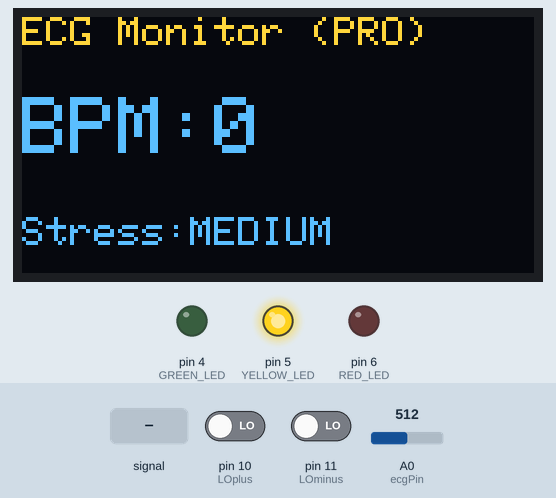
The sketch below on a simulated Arduino Uno, built with avr-gcc and run on an emulated ATmega328P. Shown: 128×64 one-colour display, output pins drawn as LEDs (lit = HIGH). The test bench sets the inputs (shaded band); at power-on: pin 10 (LOplus) LOW, pin 11 (LOminus) LOW, A0 (ecgPin) = 512. The OLED is the two-colour kind (top 16 rows yellow); the modem accepts every AT command (registered, SIM ready, sends succeed) and sends nothing else; what the sketch prints to the serial monitor is not drawn.

Above: at 1.2 s.
1.3 s: A0 (ecgPin) fed a 200 Hz sine of ±81 counts around its level
At 1.94 s:
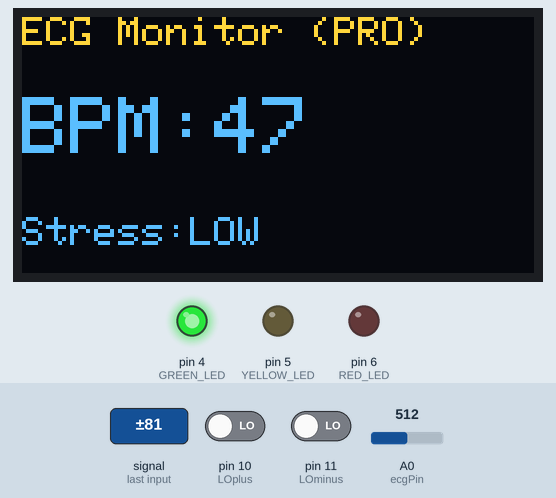
At 2.8 s:
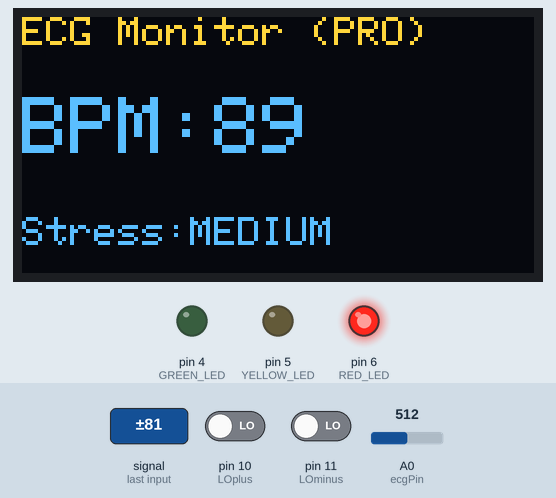
Timing chart, 0 to 4.3 s (numbered marks = the images above; inputs shaded):
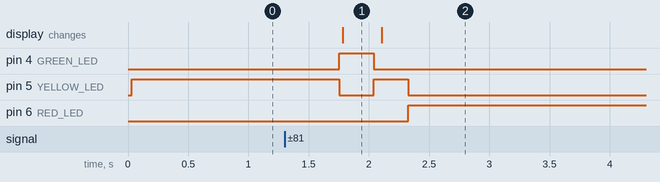

Measured:
- after the input at 1.3 s, pin 4 (GREEN_LED): LOW → HIGH after 0.45 s, → LOW 0.29 s later; pin 5 (YELLOW_LED): HIGH → LOW after 0.45 s, → HIGH 0.29 s later, → LOW 0.29 s later; pin 6 (RED_LED): LOW → HIGH after 1.0 s; the display: changes after 0.48 s (image 1)

The sketch:

ecg.ino
```cpp
#include <Wire.h>
#include <Adafruit_GFX.h>
#include <Adafruit_SSD1306.h>
#include <SoftwareSerial.h>

#define SCREEN_WIDTH 128
#define SCREEN_HEIGHT 64
Adafruit_SSD1306 display(SCREEN_WIDTH, SCREEN_HEIGHT, &Wire, -1);

// ECG pins
int ecgPin = A0;
int LOplus = 10;
int LOminus = 11;

// LEDs
#define GREEN_LED 4
#define YELLOW_LED 5
#define RED_LED 6

// GSM
SoftwareSerial gsmSerial(8, 7);

// ECG processing
int rawValue = 0;
int filteredValue = 0;
int threshold = 520;

unsigned long lastBeat = 0;
int bpm = 0;

// BPM averaging
#define BPM_SAMPLES 5
int bpmBuffer[BPM_SAMPLES];
int indexBPM = 0;

// Peak detection
bool peakDetected = false;
unsigned long debounceTime = 250;

String lastStress = "";

// ---------- GSM ----------
void sendSMS(String msg) {
  gsmSerial.println("AT+CMGF=1");
  delay(1000);
  gsmSerial.println("AT+CMGS=\"+917708459352\"");
  delay(1000);
  gsmSerial.print(msg);
  delay(500);
  gsmSerial.write(26);
  delay(5000);
}

// ---------- SETUP ----------
void setup() {
  Serial.begin(9600);
  gsmSerial.begin(9600);

  pinMode(LOplus, INPUT);
  pinMode(LOminus, INPUT);

  pinMode(GREEN_LED, OUTPUT);
  pinMode(YELLOW_LED, OUTPUT);
  pinMode(RED_LED, OUTPUT);

  display.begin(SSD1306_SWITCHCAPVCC, 0x3C);
  display.clearDisplay();

  // Initialize BPM buffer
  for (int i = 0; i < BPM_SAMPLES; i++) {
    bpmBuffer[i] = 0;
  }
}

// ---------- LOOP ----------
void loop() {

  rawValue = analogRead(ecgPin);

  // Check electrode connection
  if (digitalRead(LOplus) == 1 || digitalRead(LOminus) == 1) {
    Serial.println(0);
    return;
  }

  // -------- SIGNAL FILTER (Moving Average) --------
  static int prev1 = 0, prev2 = 0;
  filteredValue = (rawValue + prev1 + prev2) / 3;
  prev2 = prev1;
  prev1 = rawValue;

  // -------- PEAK DETECTION --------
  unsigned long currentTime = millis();

  if (filteredValue > threshold && !peakDetected &&
      (currentTime - lastBeat > debounceTime)) {

    peakDetected = true;

    if (lastBeat != 0) {
      int newBPM = 60000 / (currentTime - lastBeat);

      // Store in buffer
      bpmBuffer[indexBPM] = newBPM;
      indexBPM = (indexBPM + 1) % BPM_SAMPLES;

      // Average BPM
      int sum = 0;
      for (int i = 0; i < BPM_SAMPLES; i++) {
        sum += bpmBuffer[i];
      }
      bpm = sum / BPM_SAMPLES;
    }

    lastBeat = currentTime;
  }

  if (filteredValue < threshold) {
    peakDetected = false;
  }

  // -------- STRESS CLASSIFICATION --------
  String stress;

  if (bpm < 60 && bpm > 0) {
    stress = "LOW";
    digitalWrite(GREEN_LED, HIGH);
    digitalWrite(YELLOW_LED, LOW);
    digitalWrite(RED_LED, LOW);
  }
  else if (bpm <= 100) {
    stress = "MEDIUM";
    digitalWrite(GREEN_LED, LOW);
    digitalWrite(YELLOW_LED, HIGH);
    digitalWrite(RED_LED, LOW);
  }
  else {
    stress = "HIGH";
    digitalWrite(GREEN_LED, LOW);
    digitalWrite(YELLOW_LED, LOW);
    digitalWrite(RED_LED, HIGH);

    if (lastStress != "HIGH") {
      sendSMS("ALERT! High Stress\nBPM: " + String(bpm));
    }
  }

  lastStress = stress;

  // -------- OLED DISPLAY --------
  display.clearDisplay();
  display.setTextSize(1);
  display.setCursor(0, 0);
  display.println("ECG Monitor (PRO)");

  display.setTextSize(2);
  display.setCursor(0, 20);
  display.print("BPM:");
  display.println(bpm);

  display.setTextSize(1);
  display.setCursor(0, 50);
  display.print("Stress:");
  display.println(stress);

  display.display();

  // -------- SERIAL PLOTTER --------
  Serial.print(filteredValue);
  Serial.print(",");
  Serial.println(bpm);

  delay(5);
}
```
